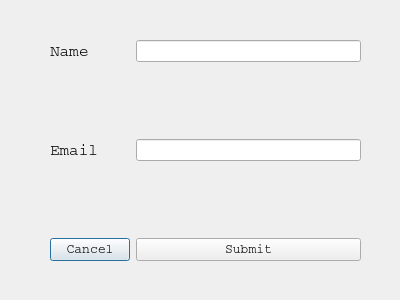
<?xml version="1.0" encoding="UTF-8"?>
<ui version="4.0">
 <class>Dialog</class>
 <widget class="QDialog" name="Dialog">
  <property name="geometry">
   <rect>
    <x>0</x>
    <y>0</y>
    <width>400</width>
    <height>300</height>
   </rect>
  </property>
  <property name="windowTitle">
   <string>Dialog</string>
  </property>
  <widget class="QWidget" name="">
   <property name="geometry">
    <rect>
     <x>50</x>
     <y>40</y>
     <width>311</width>
     <height>221</height>
    </rect>
   </property>
   <layout class="QFormLayout" name="formLayout">
    <item row="0" column="0">
     <widget class="QLabel" name="label">
      <property name="font">
       <font>
        <family>Courier</family>
        <pointsize>12</pointsize>
       </font>
      </property>
      <property name="text">
       <string>Name</string>
      </property>
     </widget>
    </item>
    <item row="0" column="1">
     <widget class="QLineEdit" name="lineEdit"/>
    </item>
    <item row="2" column="0">
     <widget class="QLabel" name="label_2">
      <property name="font">
       <font>
        <family>Courier</family>
        <pointsize>12</pointsize>
       </font>
      </property>
      <property name="text">
       <string>Email</string>
      </property>
     </widget>
    </item>
    <item row="2" column="1">
     <widget class="QLineEdit" name="lineEdit_2"/>
    </item>
    <item row="4" column="0">
     <widget class="QPushButton" name="pushButton">
      <property name="font">
       <font>
        <family>Courier</family>
        <pointsize>10</pointsize>
       </font>
      </property>
      <property name="text">
       <string>Cancel</string>
      </property>
     </widget>
    </item>
    <item row="4" column="1">
     <widget class="QPushButton" name="pushButton_2">
      <property name="font">
       <font>
        <family>Courier</family>
        <pointsize>10</pointsize>
       </font>
      </property>
      <property name="text">
       <string>Submit</string>
      </property>
     </widget>
    </item>
    <item row="3" column="1">
     <spacer name="verticalSpacer">
      <property name="orientation">
       <enum>Qt::Vertical</enum>
      </property>
      <property name="sizeHint" stdset="0">
       <size>
        <width>20</width>
        <height>40</height>
       </size>
      </property>
     </spacer>
    </item>
    <item row="1" column="1">
     <spacer name="verticalSpacer_2">
      <property name="orientation">
       <enum>Qt::Vertical</enum>
      </property>
      <property name="sizeHint" stdset="0">
       <size>
        <width>20</width>
        <height>40</height>
       </size>
      </property>
     </spacer>
    </item>
   </layout>
  </widget>
 </widget>
 <resources/>
 <connections/>
</ui>
